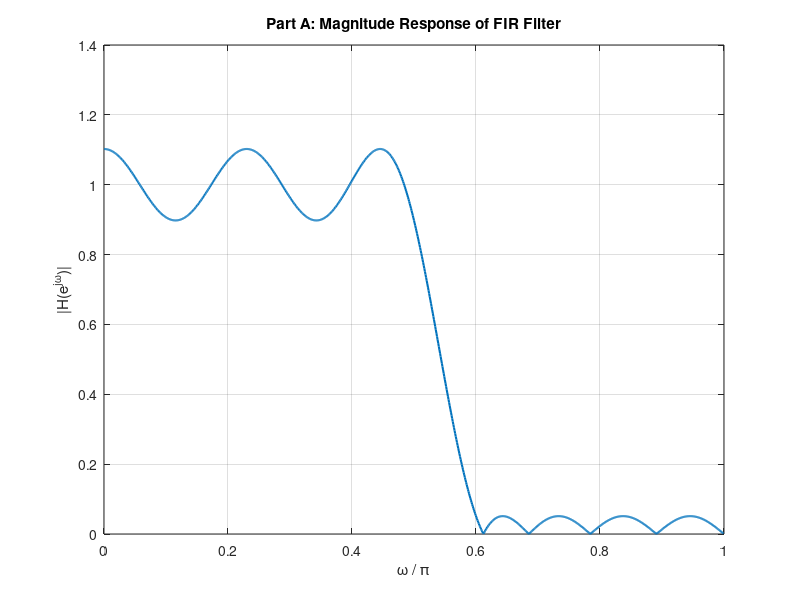

This chart was generated by the following MATLAB code:
%% Part A: Base FIR Filter Design
% Specifications
fp = 0.5;   % Passband edge frequency (normalized)
fs = 0.6;   % Stopband edge frequency (normalized)
dev_p = 0.1; % Passband tolerance
dev_s = 0.05; % Stopband tolerance

% 1. Define filter specs
f_edges = [fp, fs];
mags = [1, 0];
devs = [dev_p, dev_s];

% 2. Estimate the filter order using firpmord
[n, fo, ao, w] = firpmord(f_edges, mags, devs);

% 3. Design the filter using Parks–McClellan algorithm
b = firpm(n, fo, ao, w);

% 4. Display the length of impulse response
fprintf('Part A: The length of the impulse response is: %d\n', length(b));

% 5. Compute and plot the frequency response
[h, w_rad] = freqz(b, 1, 1024);
magnitude_response = abs(h);

figure;
plot(w_rad/pi, magnitude_response, 'LineWidth', 1.5);
title('Part A: Magnitude Response of FIR Filter');
xlabel('\omega / \pi');
ylabel('|H(e^{j\omega})|');
grid on;
